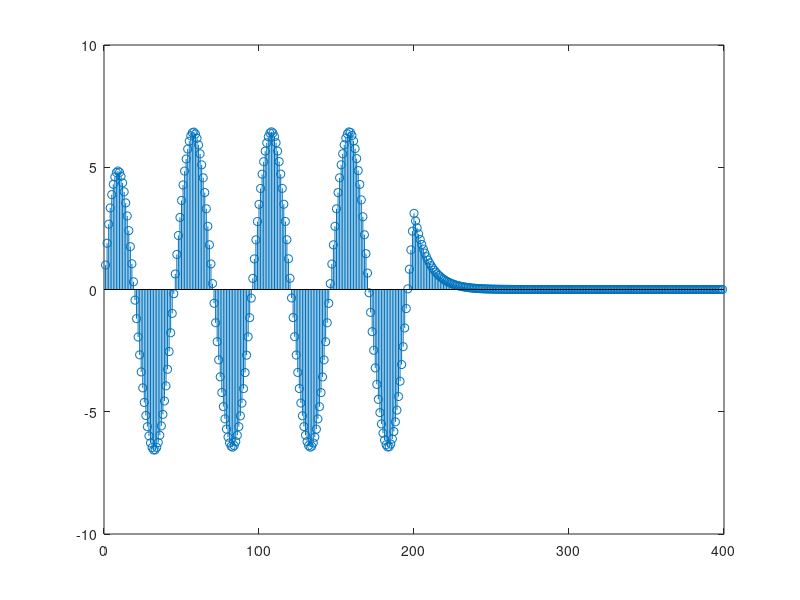
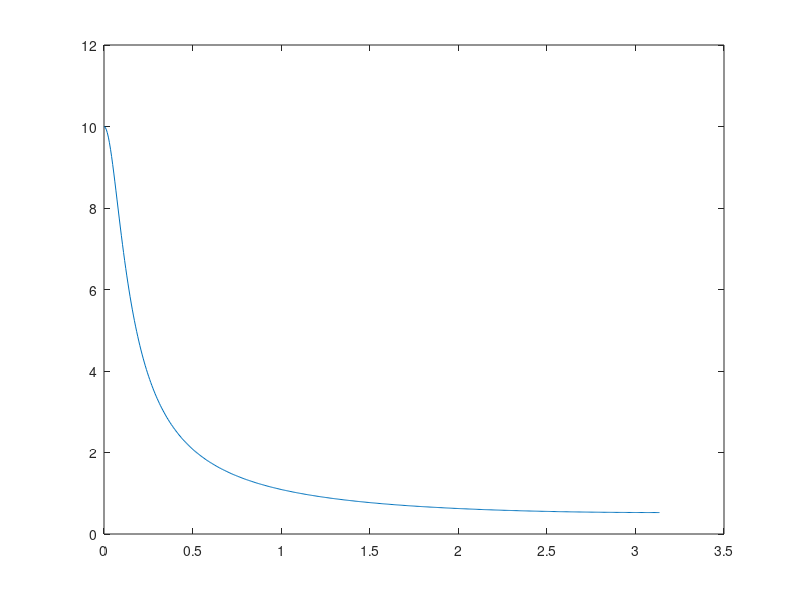
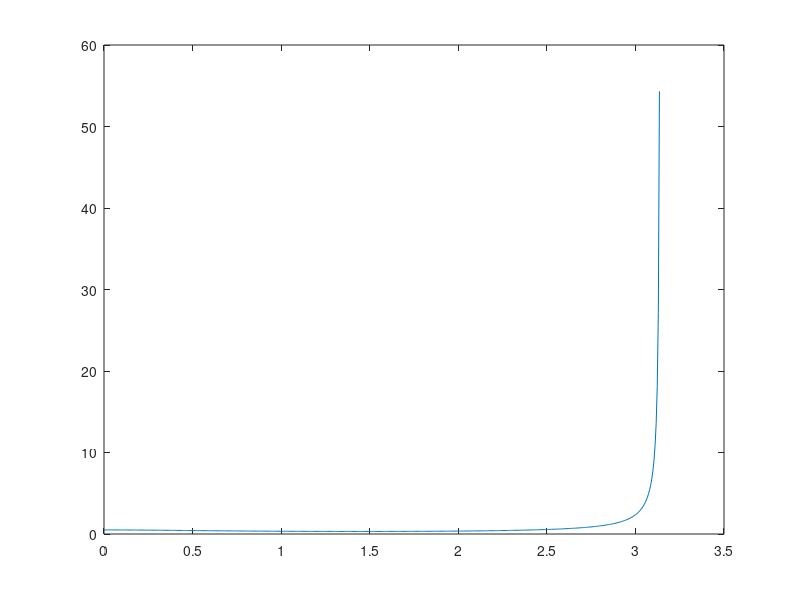
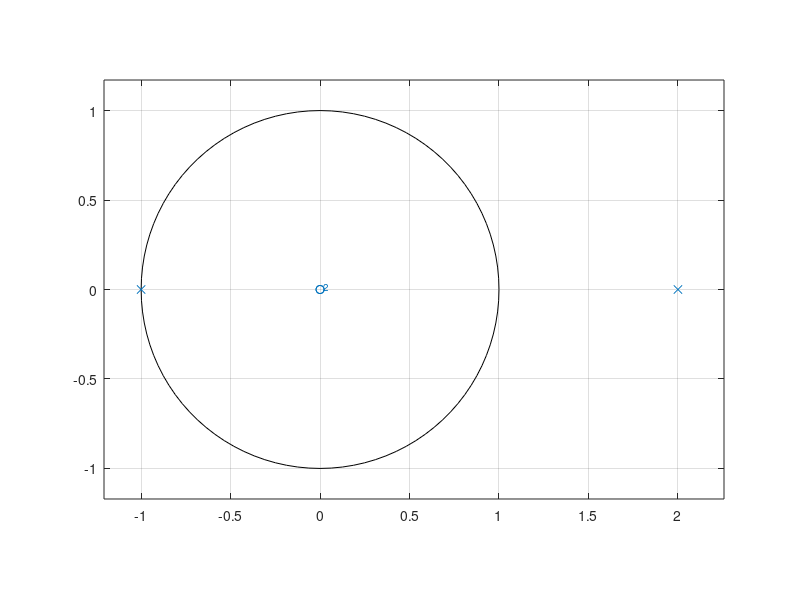

The MATLAB source for these figures, in order:
% Respuesta de sistemas lineales


% Exponencial decreciente
a = 0.9;
num = [1];
den = [1 -a];

figure
[h, t] = impz(num, den, 200, 8);
stem(t, h)


s = cos(t);

y = filter(num, den, s);
stem(t, y)

z = conv(h, s);
stem(z)


[H, W] = freqz(num, den)

figure
plot(W, abs(H))



% Senos y cosenos
num = [1]
den = [-1 1 2]
[H, W] = freqz(num, den)

figure
plot(W, abs(H))

figure
zplane(num, den)

figure
impz(num, den)













